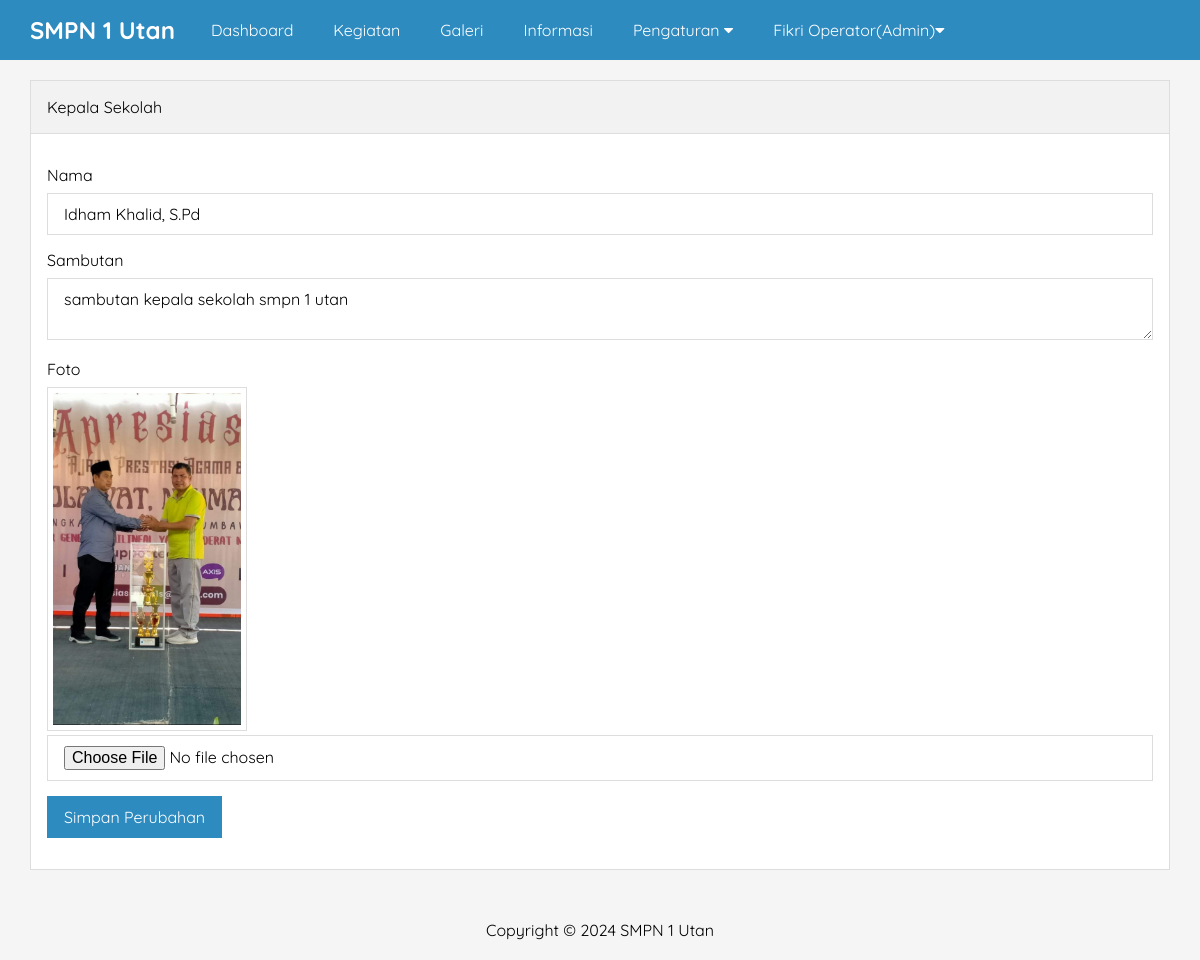
/admin/kepala-sekolah.php (signed in), run on the app's committed database.
### tables this page shows
CREATE TABLE `pengaturan` (
  `id` int(11) NOT NULL,
  `nama` varchar(50) NOT NULL,
  `email` varchar(50) NOT NULL,
  `telepon` varchar(20) NOT NULL,
  `alamat` text NOT NULL,
  `logo` varchar(50) NOT NULL,
  `favicon` varchar(50) NOT NULL,
  `tentang_sekolah` text NOT NULL,
  `foto_sekolah` varchar(50) NOT NULL,
  `google_maps` text NOT NULL,
  `nama_kepsek` varchar(50) NOT NULL,
  `foto_kepsek` varchar(50) NOT NULL,
  `sambutan_kepsek` text NOT NULL,
  `created_at` timestamp NOT NULL DEFAULT current_timestamp() ON UPDATE current_timestamp(),
  `updated_at` datetime DEFAULT NULL
);

### admin/kepala-sekolah.php (the view, shortened to what this page needs)
<?php include 'header.php' ?>
<div class="content">
    <div class="container">
        <div class="box">
            <div class="box-header">
                Kepala Sekolah
            </div>
            <div class="box-body">
                <form action="" method="POST" enctype="multipart/form-data">
                    <div class="form-group">
                        <label>Nama</label>
                        <input type="text" name="nama" class="input-control" placeholder="Nama Kepala Sekolah" value="<?= $d->nama_kepsek ?>" required>
                    </div>
                    <div class="form-group">
                        <label>Sambutan</label>
                        <textarea name="sambutan" class="input-control" placeholder="Sambutan Kepala Sekolah"><?= $d->sambutan_kepsek ?></textarea>
                    </div>
                    <div class="form-group">
                        <label>Foto</label>
                        <img src="../identitas/<?= $d->foto_kepsek ?>" width="200px" class="image">
                        <input type="file" name="foto_baru" class="input-control">
                    </div>
                    <input type="submit" name="submit" value="Simpan Perubahan" class="btn btn-blue">
                </form>
            </div>
        </div>
    </div>
</div>
<?php include 'footer.php' ?>

### admin/header.php (shortened to what this page needs)
<?php
    include '../koneksi.php';
    $identitas = mysqli_query($conn, "SELECT * FROM pengaturan ORDER BY id DESC LIMIT 1");
    $d = mysqli_fetch_object($identitas);
?>
<!DOCTYPE html>
<html>
<head>
    <link rel="stylesheet" href="../css/style.css">
    <link rel="stylesheet" href="https://cdnjs.cloudflare.com/ajax/libs/font-awesome/4.7.0/css/font-awesome.css" />
</head>
<body class="bg-light">
    <div class="navbar">
        <div class="container">
            <h2 class="nav-brand float-left"><a href="index.php"><?= $d->nama ?></a></h2>
            <ul class="nav-menu float-left">
                <li><a href="index.php">Dashboard</a></li>
                <?php if ($_SESSION['ulevel'] == 'Super Admin') { ?>
                    <li><a href="pengguna.php">Pengguna</a></li>
                <?php } elseif ($_SESSION['ulevel'] == 'Admin') { ?>
                    <li><a href="kegiatan.php">Kegiatan</a></li>
                    <li><a href="galeri.php">Galeri</a></li>
                    <li><a href="informasi.php">Informasi</a></li>
                    <li>
                        <a href="#">Pengaturan <i class="fa fa-caret-down"></i></a>
                    </li>
                <?php } ?>
                <li>
                    <a href="#"><?= $_SESSION['uname'] ?>(<?= $_SESSION['ulevel'] ?>)<i class="fa fa-caret-down"></i></a>
                </li>
            </ul>
        </div>
    </div>

### admin/footer.php
<div class="footer">
    <div class="container text-center">
        Copyright &copy; 2024 <?= $d->nama ?>
    </div>
</div>
</body>
</html>

### css/style.css (style rules this page uses)
* { margin: 0; padding: 0; font-family: "Quicksand", serif; box-sizing: border-box; }
a { text-decoration: none; }
.float-left { float: left; }
.container { width: 1140px; margin: 0 auto; }
.container::after { content: ''; display: block; clear: both; }
.bg-light { background-color: #f5f5f5; }
.box { border: 1px solid #ddd; background-color: #fff; }
.box-header { padding: 16px; border-bottom: 1px solid #ddd; background-color: #f2f2f2; }
.box-body { padding: 16px; }
form { margin: 15px 0; }
.form-group { margin-bottom: 15px; }
.form-group label { display: block; margin-bottom: 8px; }
.form-group .input-control { padding: 10px 16px; width: 100%; font-size: 16px; border: 1px solid #ddd; }
.btn { border: 1px solid #ddd; padding: 10px 16px; font-size: 16px; }
.btn { background-color: #f2f2f2; color: ''; border: none; cursor: pointer; transition: background-color 0.3ease; }
.btn-blue { background-color: #2E8BC0; color: #fff; border: 1px solid #2E8BC0; }
.text-center { text-align: center !important; }
.navbar { height: 60px; width: 100%; background-color: #2E8BC0; position: fixed; top: 0; z-index: 1000; }
.navbar a { color: #fff; }
.nav-brand { display: inline-block; padding: 15px 0; margin-right: 16px; }
.nav-menu { display: flex; list-style: none; }
.nav-menu li a { padding: 20px; display: inline-block; }
.content { padding: 80px 0 30px 0; }
.footer { padding: 20px 0; }
.image { border: 1px solid #ddd; padding: 5px; }

### data on the page
pengaturan: nama "SMPN 1 Utan", nama "Idham Khalid, S.Pd", sambutan "sambutan kepala sekolah smpn 1 utan", foto_kepsek (picture)

### other printed values
$_SESSION['uname'] "Fikri Operator"
$_SESSION['ulevel'] "Admin"
